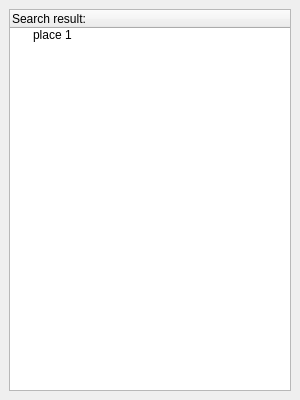
<ui version="4.0" >
 <author></author>
 <comment></comment>
 <exportmacro></exportmacro>
 <class>searchDialog</class>
 <widget class="QDialog" name="searchDialog" >
  <property name="geometry" >
   <rect>
    <x>0</x>
    <y>0</y>
    <width>300</width>
    <height>400</height>
   </rect>
  </property>
  <property name="windowTitle" >
   <string>GEO RATMAN GO TO:</string>
  </property>
  <property name="windowIcon" >
   <iconset>graphics/kget.png</iconset>
  </property>
  <layout class="QGridLayout" >
   <property name="margin" >
    <number>9</number>
   </property>
   <property name="spacing" >
    <number>6</number>
   </property>
   <item row="0" column="0" >
    <widget class="QTreeWidget" name="treeWidget" >
     <column>
      <property name="text" >
       <string>Search result:</string>
      </property>
     </column>
     <item>
      <property name="text" >
       <string>place 1</string>
      </property>
     </item>
    </widget>
   </item>
  </layout>
 </widget>
 <pixmapfunction></pixmapfunction>
 <resources/>
 <connections/>
</ui>
